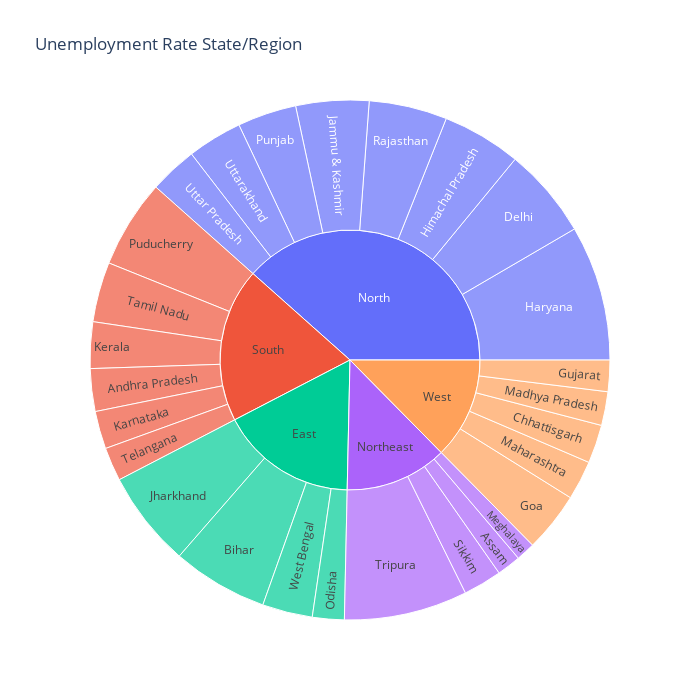

Source (notebook cell):
### Code cell
# unemployment rate of each indian state by region
unemploment = df[["State", "Region", "Estimated Unemployment Rate (%)"]]
figure = px.sunburst(unemploment, path=["Region", "State"], 
                     values="Estimated Unemployment Rate (%)", 
                     width=700, height=700, color_continuous_scale="RdY1Gn", 
                     title="Unemployment Rate State/Region")
figure.show()

### Figure 1 — Plotly figure (JSON) as saved in the notebook; plotly's stock layout.template omitted (floating-point values rounded to 4 significant figures)
{"data": [{"branchvalues": "total", "domain": {"x": [0, 1], "y": [0, 1]}, "hovertemplate": "labels=%{label}<br>Estimated Unemployment Rate (%)=%{value}<br>parent=%{parent}<br>id=%{id}<extra></extra>", "ids": ["South/Andhra Pradesh", "Northeast/Assam", "East/Bihar", "West/Chhattisgarh", "North/Delhi", "West/Goa", "West/Gujarat", "North/Haryana", "North/Himachal Pradesh", "North/Jammu & Kashmir", "East/Jharkhand", "South/Karnataka", "South/Kerala", "West/Madhya Pradesh", "West/Maharashtra", "Northeast/Meghalaya", "East/Odisha", "South/Puducherry", "North/Punjab", "North/Rajasthan", "Northeast/Sikkim", "South/Tamil Nadu", "South/Telangana", "Northeast/Tripura", "North/Uttar Pradesh", "North/Uttarakhand", "East/West Bengal", "East", "North", "Northeast", "South", "West"], "labels": ["Andhra Pradesh", "Assam", "Bihar", "Chhattisgarh", "Delhi", "Goa", "Gujarat", "Haryana", "Himachal Pradesh", "Jammu & Kashmir", "Jharkhand", "Karnataka", "Kerala", "Madhya Pradesh", "Maharashtra", "Meghalaya", "Odisha", "Puducherry", "Punjab", "Rajasthan", "Sikkim", "Tamil Nadu", "Telangana", "Tripura", "Uttar Pradesh", "Uttarakhand", "West Bengal", "East", "North", "Northeast", "South", "West"], "name": "", "parents": ["South", "Northeast", "East", "West", "North", "West", "West", "North", "North", "North", "East", "South", "South", "West", "West", "Northeast", "East", "South", "North", "North", "Northeast", "South", "South", "Northeast", "North", "North", "East", "", "", "", "", ""], "type": "sunburst", "values": [86.64, 48.56, 194.7, 78.19, 184.1, 121.7, 63.76, 274.8, 160.7, 148.3, 195.4, 76.68, 94.34, 68.54, 79.79, 38.66, 64.62, 179.4, 119.8, 158.7, 78.34, 121.9, 68.33, 250.6, 97.37, 111.6, 101.9, 556.6, 1255.0, 416.1, 627.3, 411.9]}], "layout": {"height": 700, "legend": {"tracegroupgap": 0}, "title": {"text": "Unemployment Rate State/Region"}, "width": 700}}
